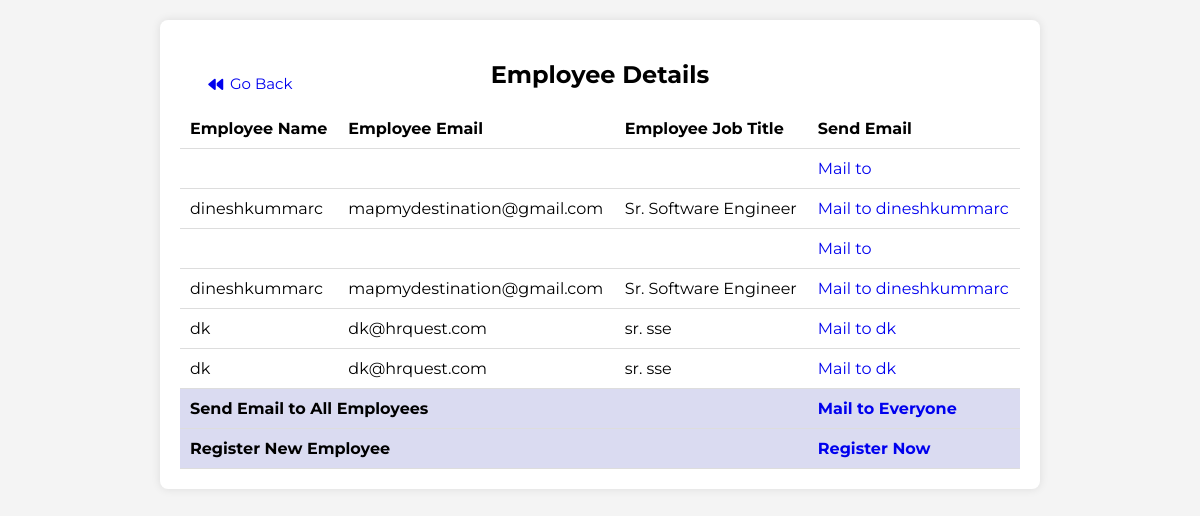
The app's page /employees.php (signed in) with its own data.
### tables this page shows
CREATE TABLE IF NOT EXISTS `employee` (
  `e_username` varchar(200) DEFAULT NULL,
  `e_email` varchar(200) DEFAULT NULL,
  `e_password` varchar(200) DEFAULT NULL,
  `e_jobtitle` varchar(200) DEFAULT NULL
);

### employees.php (the view, shortened to what this page needs)
<!DOCTYPE html>
<html lang="en">
<head>
    <link rel="stylesheet" href="appliedJob.css">
    <link rel="stylesheet" href="https://cdnjs.cloudflare.com/ajax/libs/font-awesome/6.4.0/css/all.min.css" />
</head>
<body>
<div id="container">
<div class="goback">
        <a href="adminDashboard.php"><i class="fa-solid fa-backward"></i>Go Back</a>
    </div>
    <h2>Employee Details</h2>
    <table>
        <thead>
        <tr>
            <th>Employee Name</th>
            <th>Employee Email</th>
            <th>Employee Job Title</th>
            <th>Send Email</th>
        </tr>
        </thead>
        <tbody>
        <?php
        require 'database.php';
        $sql = "SELECT * FROM employee";
        $result = $conn->query($sql);
        if ($result->num_rows > 0) {
            $emailList = array();
            while($row = $result->fetch_assoc()) {
                echo "<tr>";
                echo "<td>" . $row["e_username"] . "</td>";
                echo "<td>" . $row["e_email"]. "</td>";
                echo "<td>" . $row["e_jobtitle"] . "</td>";
                echo "<td><a href='mailto:" . $row["e_email"] . "'>Mail to " . $row['e_username'] ."</a></td>";
                echo "</tr>";
                $emailList[] = $row["e_email"];
            }
            $emailAddresses = implode(",", $emailList);
            echo "<tr style='background:#DADBF1;'>";
            echo "<td colspan='3'><b>Send Email to All Employees</b></td>";
            echo "<td><a href='mailto:$emailAddresses'><b>Mail to Everyone</b></a></td>";
            echo "</tr>";
            echo "<tr style='background:#DADBF1;'>";
            echo "<td colspan='3'><b>Register New Employee</b></td>";
            echo "<td><a href='registerEmployee.php'><b>Register Now</b></a></td>";
            echo "</tr>";
        }
        ?>
        </tbody>
    </table>
</div>
</body>
</html>

### appliedJob.css (style rules this page uses)
body { margin: 0; padding: 0; font-family: Montserrat, sans-serif; background-color: #f4f4f4; }
#container { width: 70%; margin: 20px auto; padding: 20px; background-color: #fff; border-radius: 8px; box-shadow: 0 0 10px rgba(0,0,0,0.1); }
h2 { text-align: center; }
table { width: 100%; border-collapse: collapse; }
table th, table td { padding: 10px; text-align: left; border-bottom: 1px solid #ddd; }
a { text-decoration: none; }
.goback a, .goback i { font-size: 15px; cursor: pointer; position: absolute; top: 8%; left: 15%; padding: 10px; }
.goback a { padding-left: 50px; padding-top: 10px; text-decoration: none; }

### records on screen
employee: e_username "dineshkummarc", e_email "mapmydestination@gmail.com", e_jobtitle "Sr. Software Engineer"
employee: e_username "dineshkummarc", e_email "mapmydestination@gmail.com", e_jobtitle "Sr. Software Engineer"
employee: e_username "dk", e_email "dk@hrquest.com", e_jobtitle "sr. sse"
employee: e_username "dk", e_email "dk@hrquest.com", e_jobtitle "sr. sse"
